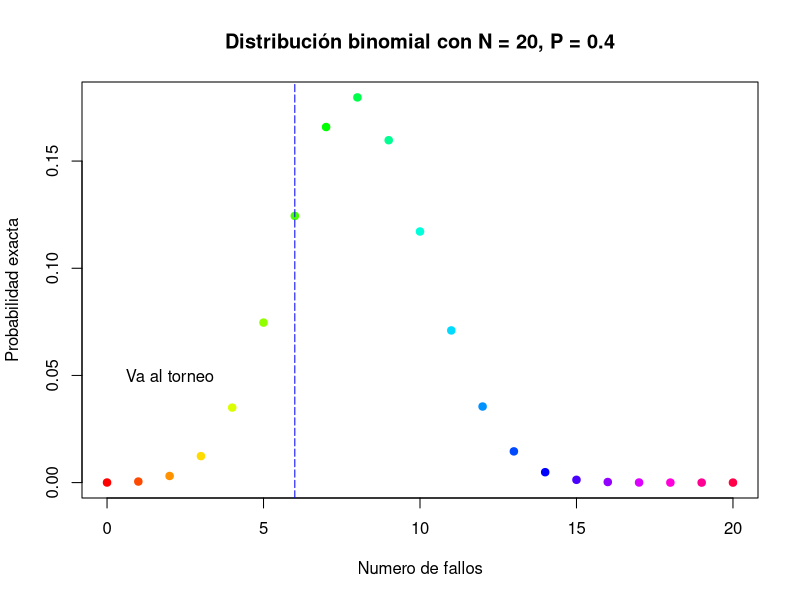

Here is the R script that generated this plot:
## ---- chunk 1
knitr::opts_chunk$set(echo = TRUE)
## ---- chunk 2

F1 <- 0.25
F2 <- 0.60
F3 <- 0.15

M_dado_F1 <- 0.01
M_dado_F2 <- 0.05
M_dado_F3 <- 0.02

M <- (F1 * M_dado_F1) + (F2 * M_dado_F2) + (F3 * M_dado_F3)

M # Probabilidad total

cat("La probabilidad total de estar mal etiquetados es: ", M)

## ---- chunk 3
cat("P(F1 | M ) = ", F1 * M_dado_F1 / M)
## ---- chunk 4
p <- 0.4 # probabilidad de lanzar una vez la pelota y fallar
q <- 1 - p
n <- 20
# p(va al torneo) = p(falla 6 o menos) = p(x = 0) + p(x = 1) +...+p(x=6)
# por ejemplo, (20c0) * 0.4^0 * 0.6^20 + ... 

cat("P(vaya al torneo) = ", sum(dbinom(0:6, 20, 0.4))) #dbinom es la probabilidad exacta con N y P || dbinom(x = x, n, p)
## ---- chunk 5
x <- 0:20
y <- dbinom(x, n, p)

plot(x, y, main = "Distribución binomial con N = 20, P = 0.4", xlab= "Numero de fallos", ylab = "Probabilidad exacta", pch = 19, col = rainbow(21))
abline(v= 6, lty = 5, col = "blue") # treshold para el fallo
text(2, 0.05, "Va al torneo")
